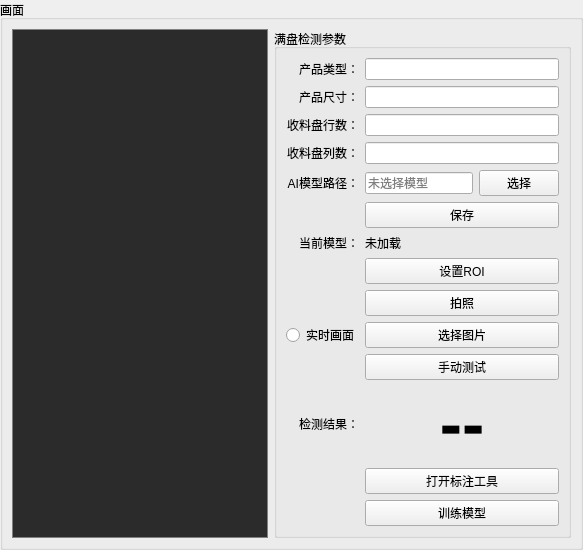
      <widget class="QWidget" name="tab_3">
       <attribute name="title">
        <string>满盘参数</string>
       </attribute>
       <layout class="QHBoxLayout" name="horizontalLayout_7">
        <property name="spacing">
         <number>0</number>
        </property>
        <property name="leftMargin">
         <number>0</number>
        </property>
        <property name="topMargin">
         <number>0</number>
        </property>
        <property name="rightMargin">
         <number>0</number>
        </property>
        <property name="bottomMargin">
         <number>0</number>
        </property>
        <item>
         <widget class="QGroupBox" name="groupBox_7">
          <property name="sizePolicy">
           <sizepolicy hsizetype="Expanding" vsizetype="Expanding">
            <horstretch>0</horstretch>
            <verstretch>0</verstretch>
           </sizepolicy>
          </property>
          <property name="title">
           <string>画面</string>
          </property>
          <layout class="QHBoxLayout" name="horizontalLayout_fulltray_image">
           <item>
            <widget class="ZoomableGraphicsView" name="graphicsView_fulltray_cam_live">
             <property name="sizePolicy">
              <sizepolicy hsizetype="Expanding" vsizetype="Preferred">
               <horstretch>0</horstretch>
               <verstretch>0</verstretch>
              </sizepolicy>
             </property>
             <property name="styleSheet">
              <string notr="true">border: 1px solid gray; background-color: #2b2b2b;</string>
             </property>
             <property name="dragMode">
              <enum>QGraphicsView::ScrollHandDrag</enum>
             </property>
            </widget>
           </item>
           <item>
            <widget class="QGroupBox" name="groupBox_fulltray_params">
             <property name="sizePolicy">
              <sizepolicy hsizetype="Minimum" vsizetype="Preferred">
               <horstretch>0</horstretch>
               <verstretch>0</verstretch>
              </sizepolicy>
             </property>
             <property name="title">
              <string>满盘检测参数</string>
             </property>
             <layout class="QGridLayout" name="gridLayout_19">
              <item row="5" column="1">
               <layout class="QHBoxLayout" name="horizontalLayout_fulltray_model">
                <item>
                 <widget class="QLineEdit" name="lineEdit_fulltray_model_path">
                  <property name="sizePolicy">
                   <sizepolicy hsizetype="Expanding" vsizetype="Fixed">
                    <horstretch>0</horstretch>
                    <verstretch>0</verstretch>
                   </sizepolicy>
                  </property>
                  <property name="readOnly">
                   <bool>true</bool>
                  </property>
                  <property name="placeholderText">
                   <string>未选择模型</string>
                  </property>
                 </widget>
                </item>
                <item>
                 <widget class="QPushButton" name="pushButton_fulltray_select_model">
                  <property name="sizePolicy">
                   <sizepolicy hsizetype="Minimum" vsizetype="Fixed">
                    <horstretch>0</horstretch>
                    <verstretch>0</verstretch>
                   </sizepolicy>
                  </property>
                  <property name="text">
                   <string>选择</string>
                  </property>
                 </widget>
                </item>
               </layout>
              </item>
              <item row="1" column="0">
               <widget class="QLabel" name="label_fulltray_product_size">
                <property name="sizePolicy">
                 <sizepolicy hsizetype="Minimum" vsizetype="Minimum">
                  <horstretch>0</horstretch>
                  <verstretch>0</verstretch>
                 </sizepolicy>
                </property>
                <property name="text">
                 <string>产品尺寸：</string>
                </property>
                <property name="alignment">
                 <set>Qt::AlignRight|Qt::AlignTrailing|Qt::AlignVCenter</set>
                </property>
               </widget>
              </item>
              <item row="13" column="1">
               <widget class="QLabel" name="label_fulltray_result">
                <property name="sizePolicy">
                 <sizepolicy hsizetype="Minimum" vsizetype="Preferred">
                  <horstretch>0</horstretch>
                  <verstretch>0</verstretch>
                 </sizepolicy>
                </property>
                <property name="font">
                 <font>
                  <pointsize>50</pointsize>
                  <weight>75</weight>
                  <bold>true</bold>
                 </font>
                </property>
                <property name="text">
                 <string>--</string>
                </property>
                <property name="alignment">
                 <set>Qt::AlignCenter</set>
                </property>
               </widget>
              </item>
              <item row="13" column="0">
               <widget class="QLabel" name="label_fulltray_result_label">
                <property name="sizePolicy">
                 <sizepolicy hsizetype="Minimum" vsizetype="Minimum">
                  <horstretch>0</horstretch>
                  <verstretch>0</verstretch>
                 </sizepolicy>
                </property>
                <property name="text">
                 <string>检测结果：</string>
                </property>
                <property name="alignment">
                 <set>Qt::AlignRight|Qt::AlignTrailing|Qt::AlignVCenter</set>
                </property>
               </widget>
              </item>
              <item row="2" column="0">
               <widget class="QLabel" name="label_24">
                <property name="sizePolicy">
                 <sizepolicy hsizetype="Minimum" vsizetype="Minimum">
                  <horstretch>0</horstretch>
                  <verstretch>0</verstretch>
                 </sizepolicy>
                </property>
                <property name="text">
                 <string>收料盘行数：</string>
                </property>
                <property name="alignment">
                 <set>Qt::AlignRight|Qt::AlignTrailing|Qt::AlignVCenter</set>
                </property>
               </widget>
              </item>
              <item row="3" column="1">
               <widget class="QLineEdit" name="lineEdit_fulltray_col_nums">
                <property name="sizePolicy">
                 <sizepolicy hsizetype="Minimum" vsizetype="Fixed">
                  <horstretch>0</horstretch>
                  <verstretch>0</verstretch>
                 </sizepolicy>
                </property>
               </widget>
              </item>
              <item row="2" column="1">
               <widget class="QLineEdit" name="lineEdit_fulltray_row_nums">
                <property name="sizePolicy">
                 <sizepolicy hsizetype="Minimum" vsizetype="Fixed">
                  <horstretch>0</horstretch>
                  <verstretch>0</verstretch>
                 </sizepolicy>
                </property>
               </widget>
              </item>
              <item row="3" column="0">
               <widget class="QLabel" name="label_26">
                <property name="sizePolicy">
                 <sizepolicy hsizetype="Minimum" vsizetype="Minimum">
                  <horstretch>0</horstretch>
                  <verstretch>0</verstretch>
                 </sizepolicy>
                </property>
                <property name="text">
                 <string>收料盘列数：</string>
                </property>
                <property name="alignment">
                 <set>Qt::AlignRight|Qt::AlignTrailing|Qt::AlignVCenter</set>
                </property>
               </widget>
              </item>
              <item row="5" column="0">
               <widget class="QLabel" name="label_fulltray_model_path">
                <property name="sizePolicy">
                 <sizepolicy hsizetype="Minimum" vsizetype="Minimum">
                  <horstretch>0</horstretch>
                  <verstretch>0</verstretch>
                 </sizepolicy>
                </property>
                <property name="text">
                 <string>AI模型路径：</string>
                </property>
                <property name="alignment">
                 <set>Qt::AlignRight|Qt::AlignTrailing|Qt::AlignVCenter</set>
                </property>
               </widget>
              </item>
              <item row="10" column="0">
               <widget class="QRadioButton" name="radioButton_fulltray_live">
                <property name="text">
                 <string>实时画面</string>
                </property>
               </widget>
              </item>
              <item row="8" column="1">
               <widget class="QPushButton" name="pushButton_fulltray_set_roi">
                <property name="sizePolicy">
                 <sizepolicy hsizetype="Minimum" vsizetype="Fixed">
                  <horstretch>0</horstretch>
                  <verstretch>0</verstretch>
                 </sizepolicy>
                </property>
                <property name="text">
                 <string>设置ROI</string>
                </property>
               </widget>
              </item>
              <item row="1" column="1">
               <widget class="QLineEdit" name="lineEdit_fulltray_product_size">
                <property name="sizePolicy">
                 <sizepolicy hsizetype="Minimum" vsizetype="Fixed">
                  <horstretch>0</horstretch>
                  <verstretch>0</verstretch>
                 </sizepolicy>
                </property>
               </widget>
              </item>
              <item row="7" column="0">
               <widget class="QLabel" name="label_fulltray_current_model_label">
                <property name="sizePolicy">
                 <sizepolicy hsizetype="Minimum" vsizetype="Minimum">
                  <horstretch>0</horstretch>
                  <verstretch>0</verstretch>
                 </sizepolicy>
                </property>
                <property name="text">
                 <string>当前模型：</string>
                </property>
                <property name="alignment">
                 <set>Qt::AlignRight|Qt::AlignTrailing|Qt::AlignVCenter</set>
                </property>
               </widget>
              </item>
              <item row="0" column="0">
               <widget class="QLabel" name="label_fulltray_product_type">
                <property name="sizePolicy">
                 <sizepolicy hsizetype="Minimum" vsizetype="Minimum">
                  <horstretch>0</horstretch>
                  <verstretch>0</verstretch>
                 </sizepolicy>
                </property>
                <property name="text">
                 <string>产品类型：</string>
                </property>
                <property name="alignment">
                 <set>Qt::AlignRight|Qt::AlignTrailing|Qt::AlignVCenter</set>
                </property>
               </widget>
              </item>
              <item row="6" column="1">
               <widget class="QPushButton" name="pushButton_confirm_params_fulltray">
                <property name="sizePolicy">
                 <sizepolicy hsizetype="Minimum" vsizetype="Fixed">
                  <horstretch>0</horstretch>
                  <verstretch>0</verstretch>
                 </sizepolicy>
                </property>
                <property name="text">
                 <string>保存</string>
                </property>
               </widget>
              </item>
              <item row="10" column="1">
               <widget class="QPushButton" name="pushButton_fulltray_select_image">
                <property name="sizePolicy">
                 <sizepolicy hsizetype="Minimum" vsizetype="Fixed">
                  <horstretch>0</horstretch>
                  <verstretch>0</verstretch>
                 </sizepolicy>
                </property>
                <property name="text">
                 <string>选择图片</string>
                </property>
               </widget>
              </item>
              <item row="7" column="1">
               <widget class="QLabel" name="label_fulltray_current_model">
                <property name="sizePolicy">
                 <sizepolicy hsizetype="Minimum" vsizetype="Minimum">
                  <horstretch>0</horstretch>
                  <verstretch>0</verstretch>
                 </sizepolicy>
                </property>
                <property name="text">
                 <string>未加载</string>
                </property>
               </widget>
              </item>
              <item row="0" column="1">
               <widget class="QLineEdit" name="lineEdit_fulltray_product_type">
                <property name="sizePolicy">
                 <sizepolicy hsizetype="Minimum" vsizetype="Fixed">
                  <horstretch>0</horstretch>
                  <verstretch>0</verstretch>
                 </sizepolicy>
                </property>
               </widget>
              </item>
              <item row="12" column="1">
               <widget class="QPushButton" name="pushButton_fulltray_test">
                <property name="sizePolicy">
                 <sizepolicy hsizetype="Minimum" vsizetype="Fixed">
                  <horstretch>0</horstretch>
                  <verstretch>0</verstretch>
                 </sizepolicy>
                </property>
                <property name="text">
                 <string>手动测试</string>
                </property>
               </widget>
              </item>
              <item row="14" column="1">
               <widget class="QPushButton" name="pushButton_fulltray_label_tool">
                <property name="text">
                 <string>打开标注工具</string>
                </property>
               </widget>
              </item>
              <item row="15" column="1">
               <widget class="QPushButton" name="pushButton_fulltray_train_model">
                <property name="text">
                 <string>训练模型</string>
                </property>
               </widget>
              </item>
              <item row="9" column="1">
               <widget class="QPushButton" name="pushButton_capture_one_frame_fulltray">
                <property name="text">
                 <string>拍照</string>
                </property>
               </widget>
              </item>
             </layout>
            </widget>
           </item>
          </layout>
         </widget>
        </item>
       </layout>
      </widget>
